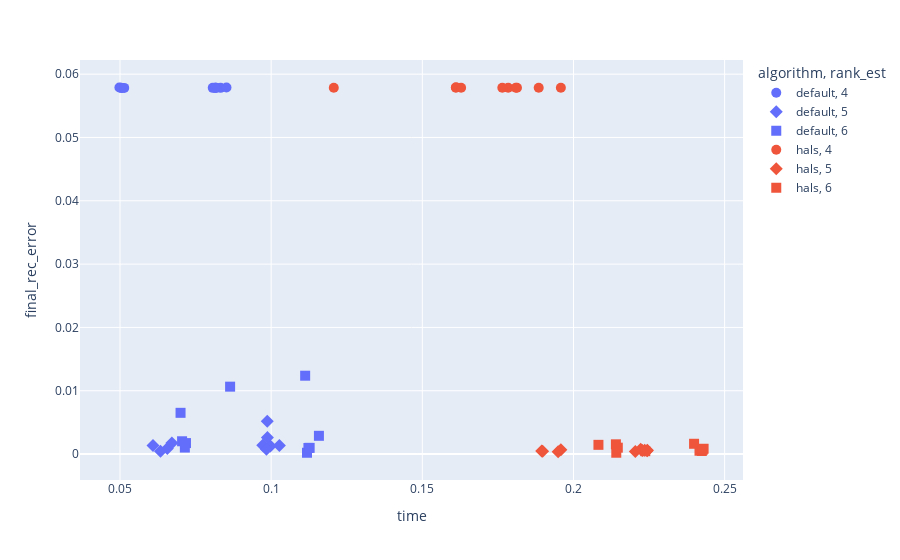

Write notebook code for a chart like this one.
### Code cell
# time vs error ?
fig = px.scatter(df, x="time", y="final_rec_error", 
                 color="algorithm", symbol="rank_est")
fig.update_traces(marker=dict(size=10))
fig.show()

### Figure 1 — Plotly figure (JSON) as saved in the notebook; plotly's stock layout.template omitted (floating-point values rounded to 4 significant figures)
{"data": [{"hovertemplate": "algorithm=default<br>rank_est=4<br>time=%{x}<br>final_rec_error=%{y}<extra></extra>", "legendgroup": "default, 4", "marker": {"color": "#636efa", "size": 10, "symbol": "circle"}, "mode": "markers", "name": "default, 4", "orientation": "v", "showlegend": true, "type": "scatter", "x": [0.08178, 0.08326, 0.0498, 0.05061, 0.08163, 0.08068, 0.08142, 0.08522, 0.05034, 0.05139], "xaxis": "x", "y": [0.05785, 0.05784, 0.05788, 0.05783, 0.05784, 0.05784, 0.05784, 0.05789, 0.05784, 0.05783], "yaxis": "y"}, {"hovertemplate": "algorithm=default<br>rank_est=5<br>time=%{x}<br>final_rec_error=%{y}<extra></extra>", "legendgroup": "default, 5", "marker": {"color": "#636efa", "size": 10, "symbol": "diamond"}, "mode": "markers", "name": "default, 5", "orientation": "v", "showlegend": true, "type": "scatter", "x": [0.09975, 0.06091, 0.06566, 0.09722, 0.0987, 0.09845, 0.09876, 0.1027, 0.06717, 0.06341], "xaxis": "x", "y": [0.001265, 0.001361, 0.000882, 0.001408, 0.005195, 0.0007562, 0.002619, 0.001354, 0.001757, 0.0004434], "yaxis": "y"}, {"hovertemplate": "algorithm=default<br>rank_est=6<br>time=%{x}<br>final_rec_error=%{y}<extra></extra>", "legendgroup": "default, 6", "marker": {"color": "#636efa", "size": 10, "symbol": "square"}, "mode": "markers", "name": "default, 6", "orientation": "v", "showlegend": true, "type": "scatter", "x": [0.1158, 0.07182, 0.07003, 0.1119, 0.1123, 0.1127, 0.1112, 0.08642, 0.07053, 0.07145], "xaxis": "x", "y": [0.002883, 0.001735, 0.006514, 0.0002071, 0.0009655, 0.0009788, 0.01238, 0.01064, 0.002021, 0.001023], "yaxis": "y"}, {"hovertemplate": "algorithm=hals<br>rank_est=4<br>time=%{x}<br>final_rec_error=%{y}<extra></extra>", "legendgroup": "hals, 4", "marker": {"color": "#EF553B", "size": 10, "symbol": "circle"}, "mode": "markers", "name": "hals, 4", "orientation": "v", "showlegend": true, "type": "scatter", "x": [0.1784, 0.1958, 0.1611, 0.1611, 0.1813, 0.1809, 0.1765, 0.1885, 0.1207, 0.1628], "xaxis": "x", "y": [0.05785, 0.05785, 0.05785, 0.05793, 0.05785, 0.05785, 0.05785, 0.05785, 0.05785, 0.05785], "yaxis": "y"}, {"hovertemplate": "algorithm=hals<br>rank_est=5<br>time=%{x}<br>final_rec_error=%{y}<extra></extra>", "legendgroup": "hals, 5", "marker": {"color": "#EF553B", "size": 10, "symbol": "diamond"}, "mode": "markers", "name": "hals, 5", "orientation": "v", "showlegend": true, "type": "scatter", "x": [0.2205, 0.1895, 0.1898, 0.2222, 0.2244, 0.2236, 0.2228, 0.2244, 0.1958, 0.1949], "xaxis": "x", "y": [0.0004062, 0.0004951, 0.000449, 0.0007524, 0.0005837, 0.0005884, 0.0005445, 0.0005427, 0.0006833, 0.0003574], "yaxis": "y"}, {"hovertemplate": "algorithm=hals<br>rank_est=6<br>time=%{x}<br>final_rec_error=%{y}<extra></extra>", "legendgroup": "hals, 6", "marker": {"color": "#EF553B", "size": 10, "symbol": "square"}, "mode": "markers", "name": "hals, 6", "orientation": "v", "showlegend": true, "type": "scatter", "x": [0.2399, 0.2083, 0.2147, 0.243, 0.2425, 0.2417, 0.2427, 0.2237, 0.214, 0.2142], "xaxis": "x", "y": [0.001625, 0.001457, 0.00101, 0.0008387, 0.0004818, 0.0005256, 0.0006691, 0.0004545, 0.001538, 0.0002107], "yaxis": "y"}], "layout": {"legend": {"title": {"text": "algorithm, rank_est"}, "tracegroupgap": 0}, "margin": {"t": 60}, "xaxis": {"anchor": "y", "domain": [0, 1], "title": {"text": "time"}}, "yaxis": {"anchor": "x", "domain": [0, 1], "title": {"text": "final_rec_error"}}}}
